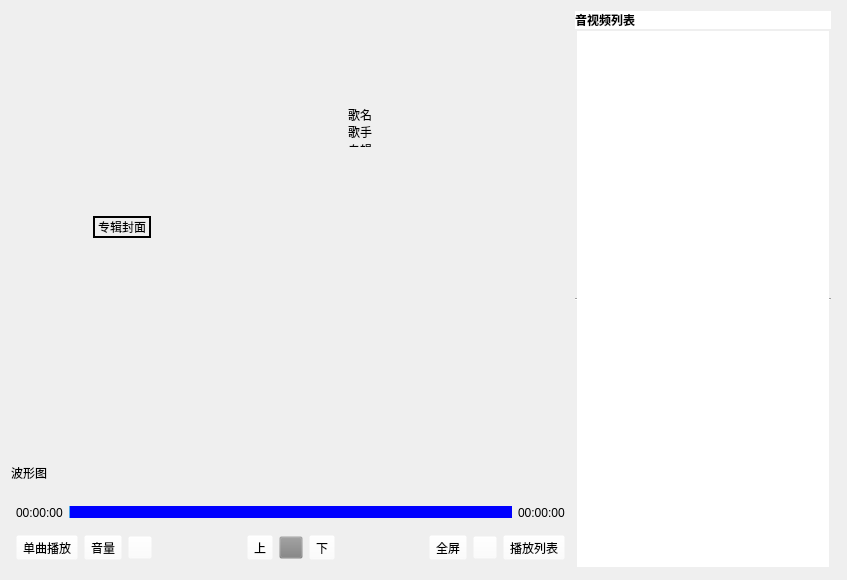
<?xml version="1.0" encoding="UTF-8"?>
<ui version="4.0">
 <class>MainWindow</class>
 <widget class="QMainWindow" name="MainWindow">
  <property name="geometry">
   <rect>
    <x>0</x>
    <y>0</y>
    <width>847</width>
    <height>580</height>
   </rect>
  </property>
  <property name="sizePolicy">
   <sizepolicy hsizetype="Fixed" vsizetype="Fixed">
    <horstretch>0</horstretch>
    <verstretch>0</verstretch>
   </sizepolicy>
  </property>
  <property name="minimumSize">
   <size>
    <width>847</width>
    <height>580</height>
   </size>
  </property>
  <property name="maximumSize">
   <size>
    <width>847</width>
    <height>580</height>
   </size>
  </property>
  <property name="mouseTracking">
   <bool>true</bool>
  </property>
  <property name="focusPolicy">
   <enum>Qt::StrongFocus</enum>
  </property>
  <property name="windowTitle">
   <string>MainWindow</string>
  </property>
  <property name="windowIcon">
   <iconset resource="images.qrc">
    <normaloff>:/images/logo.jpg</normaloff>:/images/logo.jpg</iconset>
  </property>
  <property name="iconSize">
   <size>
    <width>40</width>
    <height>40</height>
   </size>
  </property>
  <widget class="QWidget" name="centralwidget">
   <property name="mouseTracking">
    <bool>true</bool>
   </property>
   <property name="focusPolicy">
    <enum>Qt::StrongFocus</enum>
   </property>
   <layout class="QHBoxLayout" name="horizontalLayout_6">
    <property name="spacing">
     <number>0</number>
    </property>
    <property name="leftMargin">
     <number>11</number>
    </property>
    <property name="topMargin">
     <number>11</number>
    </property>
    <property name="rightMargin">
     <number>11</number>
    </property>
    <property name="bottomMargin">
     <number>11</number>
    </property>
    <item>
     <widget class="QWidget" name="MainWidget" native="true">
      <property name="mouseTracking">
       <bool>true</bool>
      </property>
      <property name="focusPolicy">
       <enum>Qt::StrongFocus</enum>
      </property>
      <layout class="QVBoxLayout" name="verticalLayout_2">
       <property name="spacing">
        <number>0</number>
       </property>
       <property name="leftMargin">
        <number>0</number>
       </property>
       <property name="topMargin">
        <number>0</number>
       </property>
       <property name="rightMargin">
        <number>0</number>
       </property>
       <property name="bottomMargin">
        <number>0</number>
       </property>
       <item>
        <widget class="QWidget" name="AudioWidget" native="true">
         <property name="mouseTracking">
          <bool>true</bool>
         </property>
         <layout class="QVBoxLayout" name="verticalLayout_5">
          <property name="spacing">
           <number>0</number>
          </property>
          <property name="leftMargin">
           <number>0</number>
          </property>
          <property name="topMargin">
           <number>0</number>
          </property>
          <property name="rightMargin">
           <number>0</number>
          </property>
          <property name="bottomMargin">
           <number>0</number>
          </property>
          <item>
           <widget class="QWidget" name="AudioShowWidget" native="true">
            <property name="mouseTracking">
             <bool>true</bool>
            </property>
            <layout class="QGridLayout" name="gridLayout">
             <property name="leftMargin">
              <number>0</number>
             </property>
             <property name="topMargin">
              <number>0</number>
             </property>
             <property name="rightMargin">
              <number>0</number>
             </property>
             <property name="bottomMargin">
              <number>0</number>
             </property>
             <property name="spacing">
              <number>0</number>
             </property>
             <item row="0" column="3">
              <spacer name="verticalSpacer">
               <property name="orientation">
                <enum>Qt::Vertical</enum>
               </property>
               <property name="sizeType">
                <enum>QSizePolicy::Expanding</enum>
               </property>
               <property name="sizeHint" stdset="0">
                <size>
                 <width>20</width>
                 <height>40</height>
                </size>
               </property>
              </spacer>
             </item>
             <item row="1" column="1">
              <widget class="QLabel" name="AlbumCoverLabel">
               <property name="sizePolicy">
                <sizepolicy hsizetype="Fixed" vsizetype="Fixed">
                 <horstretch>0</horstretch>
                 <verstretch>0</verstretch>
                </sizepolicy>
               </property>
               <property name="mouseTracking">
                <bool>true</bool>
               </property>
               <property name="frameShape">
                <enum>QFrame::WinPanel</enum>
               </property>
               <property name="text">
                <string>专辑封面</string>
               </property>
              </widget>
             </item>
             <item row="1" column="2">
              <spacer name="horizontalSpacer_4">
               <property name="orientation">
                <enum>Qt::Horizontal</enum>
               </property>
               <property name="sizeHint" stdset="0">
                <size>
                 <width>40</width>
                 <height>20</height>
                </size>
               </property>
              </spacer>
             </item>
             <item row="2" column="4">
              <spacer name="horizontalSpacer_5">
               <property name="orientation">
                <enum>Qt::Horizontal</enum>
               </property>
               <property name="sizeType">
                <enum>QSizePolicy::Expanding</enum>
               </property>
               <property name="sizeHint" stdset="0">
                <size>
                 <width>10</width>
                 <height>20</height>
                </size>
               </property>
              </spacer>
             </item>
             <item row="3" column="3">
              <spacer name="verticalSpacer_2">
               <property name="orientation">
                <enum>Qt::Vertical</enum>
               </property>
               <property name="sizeType">
                <enum>QSizePolicy::Expanding</enum>
               </property>
               <property name="sizeHint" stdset="0">
                <size>
                 <width>20</width>
                 <height>40</height>
                </size>
               </property>
              </spacer>
             </item>
             <item row="1" column="0">
              <spacer name="horizontalSpacer_3">
               <property name="orientation">
                <enum>Qt::Horizontal</enum>
               </property>
               <property name="sizeHint" stdset="0">
                <size>
                 <width>40</width>
                 <height>20</height>
                </size>
               </property>
              </spacer>
             </item>
             <item row="1" column="3">
              <widget class="QWidget" name="widget" native="true">
               <layout class="QVBoxLayout" name="verticalLayout_6">
                <property name="spacing">
                 <number>5</number>
                </property>
                <property name="leftMargin">
                 <number>0</number>
                </property>
                <property name="topMargin">
                 <number>0</number>
                </property>
                <property name="rightMargin">
                 <number>0</number>
                </property>
                <property name="bottomMargin">
                 <number>0</number>
                </property>
                <item>
                 <widget class="QLabel" name="AudioInfoLabel">
                  <property name="sizePolicy">
                   <sizepolicy hsizetype="Preferred" vsizetype="Expanding">
                    <horstretch>0</horstretch>
                    <verstretch>0</verstretch>
                   </sizepolicy>
                  </property>
                  <property name="styleSheet">
                   <string notr="true"/>
                  </property>
                  <property name="text">
                   <string>&lt;html&gt;&lt;head/&gt;&lt;body&gt;&lt;p style='line-height:30%'&gt;歌名&lt;/p&gt;&lt;p style='line-height:30%'&gt;歌手&lt;/p&gt;&lt;p style='line-height:30%'&gt;专辑&lt;/p&gt;&lt;/body&gt;&lt;/html&gt;</string>
                  </property>
                  <property name="alignment">
                   <set>Qt::AlignCenter</set>
                  </property>
                 </widget>
                </item>
                <item>
                 <spacer name="verticalSpacer_3">
                  <property name="orientation">
                   <enum>Qt::Vertical</enum>
                  </property>
                  <property name="sizeType">
                   <enum>QSizePolicy::Fixed</enum>
                  </property>
                  <property name="sizeHint" stdset="0">
                   <size>
                    <width>20</width>
                    <height>5</height>
                   </size>
                  </property>
                 </spacer>
                </item>
                <item>
                 <widget class="QListWidget" name="LRCWidget">
                  <property name="sizePolicy">
                   <sizepolicy hsizetype="Expanding" vsizetype="Expanding">
                    <horstretch>0</horstretch>
                    <verstretch>0</verstretch>
                   </sizepolicy>
                  </property>
                  <property name="mouseTracking">
                   <bool>true</bool>
                  </property>
                  <property name="styleSheet">
                   <string notr="true">background-color:transparent;
font: 700 11pt &quot;Microsoft YaHei&quot;;
margin:7px 7px;</string>
                  </property>
                  <property name="frameShape">
                   <enum>QFrame::NoFrame</enum>
                  </property>
                  <property name="wordWrap">
                   <bool>true</bool>
                  </property>
                  <item>
                   <property name="text">
                    <string/>
                   </property>
                   <property name="textAlignment">
                    <set>AlignCenter</set>
                   </property>
                  </item>
                 </widget>
                </item>
               </layout>
              </widget>
             </item>
            </layout>
           </widget>
          </item>
          <item>
           <widget class="QLabel" name="WaveLabel">
            <property name="sizePolicy">
             <sizepolicy hsizetype="Preferred" vsizetype="Preferred">
              <horstretch>0</horstretch>
              <verstretch>0</verstretch>
             </sizepolicy>
            </property>
            <property name="minimumSize">
             <size>
              <width>0</width>
              <height>0</height>
             </size>
            </property>
            <property name="frameShape">
             <enum>QFrame::NoFrame</enum>
            </property>
            <property name="text">
             <string>波形图</string>
            </property>
            <property name="alignment">
             <set>Qt::AlignLeading|Qt::AlignLeft|Qt::AlignVCenter</set>
            </property>
           </widget>
          </item>
         </layout>
        </widget>
       </item>
       <item>
        <widget class="QLabel" name="VideoScreenLabel">
         <property name="enabled">
          <bool>true</bool>
         </property>
         <property name="sizePolicy">
          <sizepolicy hsizetype="Minimum" vsizetype="Preferred">
           <horstretch>0</horstretch>
           <verstretch>0</verstretch>
          </sizepolicy>
         </property>
         <property name="mouseTracking">
          <bool>true</bool>
         </property>
         <property name="focusPolicy">
          <enum>Qt::StrongFocus</enum>
         </property>
         <property name="frameShape">
          <enum>QFrame::NoFrame</enum>
         </property>
         <property name="frameShadow">
          <enum>QFrame::Plain</enum>
         </property>
         <property name="lineWidth">
          <number>1</number>
         </property>
         <property name="text">
          <string/>
         </property>
         <property name="alignment">
          <set>Qt::AlignCenter</set>
         </property>
         <property name="margin">
          <number>0</number>
         </property>
        </widget>
       </item>
       <item>
        <widget class="QWidget" name="FunctionWidget" native="true">
         <property name="sizePolicy">
          <sizepolicy hsizetype="Preferred" vsizetype="Fixed">
           <horstretch>0</horstretch>
           <verstretch>0</verstretch>
          </sizepolicy>
         </property>
         <property name="mouseTracking">
          <bool>true</bool>
         </property>
         <layout class="QVBoxLayout" name="verticalLayout_3">
          <property name="leftMargin">
           <number>0</number>
          </property>
          <property name="topMargin">
           <number>0</number>
          </property>
          <property name="rightMargin">
           <number>0</number>
          </property>
          <property name="bottomMargin">
           <number>0</number>
          </property>
          <item>
           <widget class="QWidget" name="ProcessWidget" native="true">
            <property name="sizePolicy">
             <sizepolicy hsizetype="Preferred" vsizetype="Fixed">
              <horstretch>0</horstretch>
              <verstretch>0</verstretch>
             </sizepolicy>
            </property>
            <property name="mouseTracking">
             <bool>true</bool>
            </property>
            <layout class="QHBoxLayout" name="horizontalLayout_3">
             <property name="leftMargin">
              <number>5</number>
             </property>
             <property name="rightMargin">
              <number>5</number>
             </property>
             <property name="bottomMargin">
              <number>0</number>
             </property>
             <item>
              <widget class="QLabel" name="CurrentTimeLabel">
               <property name="text">
                <string>00:00:00</string>
               </property>
              </widget>
             </item>
             <item>
              <widget class="PlayerSlider" name="ProgressSlider">
               <property name="mouseTracking">
                <bool>true</bool>
               </property>
               <property name="styleSheet">
                <string notr="true">QSlider::groove:horizontal{ 
		height: 12px; 
		left: 0px; 
		right: 0px; 
		border:0px;    //指定无边框
	    border-radius:6px;    //指定圆角
		background:rgba(0,0,0,50);
 } 
 //滑块的美化
 QSlider::handle:horizontal{ 
		width:  50px; 
		height: 50px; 
		margin-top: -20px; 
		margin-left: 0px; 
		margin-bottom: -20px; 
		margin-right: 0px; 
 		border-image:url(:/res/images/setting_slider_handle.png);
} 
//已滑过的进度美化
QSlider::sub-page:horizontal{
	   background:rgba(80,166,234,1);
}
QSlider::sub-page:horizontal{
	   background:rgba(80,166,234,1);
}
QSlider::add-page:horizontal
{
background: rgb(0,0,255);
}</string>
               </property>
               <property name="orientation">
                <enum>Qt::Horizontal</enum>
               </property>
              </widget>
             </item>
             <item>
              <widget class="QLabel" name="TotalTimeLabel">
               <property name="text">
                <string>00:00:00</string>
               </property>
              </widget>
             </item>
            </layout>
           </widget>
          </item>
          <item>
           <widget class="QWidget" name="ButtonWidget" native="true">
            <property name="sizePolicy">
             <sizepolicy hsizetype="Preferred" vsizetype="Fixed">
              <horstretch>0</horstretch>
              <verstretch>0</verstretch>
             </sizepolicy>
            </property>
            <property name="mouseTracking">
             <bool>true</bool>
            </property>
            <layout class="QHBoxLayout" name="horizontalLayout_5">
             <property name="leftMargin">
              <number>5</number>
             </property>
             <property name="topMargin">
              <number>0</number>
             </property>
             <property name="rightMargin">
              <number>5</number>
             </property>
             <property name="bottomMargin">
              <number>0</number>
             </property>
             <item>
              <widget class="QWidget" name="ModeWidget" native="true">
               <property name="sizePolicy">
                <sizepolicy hsizetype="Fixed" vsizetype="Fixed">
                 <horstretch>0</horstretch>
                 <verstretch>0</verstretch>
                </sizepolicy>
               </property>
               <property name="mouseTracking">
                <bool>true</bool>
               </property>
               <layout class="QHBoxLayout" name="horizontalLayout_4">
                <property name="leftMargin">
                 <number>0</number>
                </property>
                <item>
                 <widget class="ChangeButtonColor" name="ModeButton">
                  <property name="mouseTracking">
                   <bool>true</bool>
                  </property>
                  <property name="styleSheet">
                   <string notr="true">background-color: rgba(255, 255, 255, 0);</string>
                  </property>
                  <property name="text">
                   <string>单曲播放</string>
                  </property>
                  <property name="icon">
                   <iconset resource="images.qrc">
                    <normaloff>:/images/PlaySingle.png</normaloff>:/images/PlaySingle.png</iconset>
                  </property>
                 </widget>
                </item>
                <item>
                 <widget class="ChangeButtonColor" name="VoiceButton">
                  <property name="mouseTracking">
                   <bool>true</bool>
                  </property>
                  <property name="styleSheet">
                   <string notr="true">background-color: rgba(255, 255, 255, 0);</string>
                  </property>
                  <property name="text">
                   <string>音量</string>
                  </property>
                  <property name="icon">
                   <iconset resource="images.qrc">
                    <normaloff>:/images/Voice.png</normaloff>:/images/Voice.png</iconset>
                  </property>
                 </widget>
                </item>
                <item>
                 <widget class="ChangeButtonColor" name="SetButton">
                  <property name="mouseTracking">
                   <bool>true</bool>
                  </property>
                  <property name="styleSheet">
                   <string notr="true">background-color: rgba(255, 255, 255, 0);</string>
                  </property>
                  <property name="text">
                   <string/>
                  </property>
                  <property name="icon">
                   <iconset resource="images.qrc">
                    <normaloff>:/images/Set.png</normaloff>:/images/Set.png</iconset>
                  </property>
                 </widget>
                </item>
               </layout>
              </widget>
             </item>
             <item>
              <spacer name="horizontalSpacer">
               <property name="orientation">
                <enum>Qt::Horizontal</enum>
               </property>
               <property name="sizeHint" stdset="0">
                <size>
                 <width>40</width>
                 <height>20</height>
                </size>
               </property>
              </spacer>
             </item>
             <item>
              <widget class="QWidget" name="PlayWidget" native="true">
               <property name="sizePolicy">
                <sizepolicy hsizetype="Fixed" vsizetype="Fixed">
                 <horstretch>0</horstretch>
                 <verstretch>0</verstretch>
                </sizepolicy>
               </property>
               <property name="mouseTracking">
                <bool>true</bool>
               </property>
               <layout class="QHBoxLayout" name="horizontalLayout">
                <item>
                 <widget class="ChangeButtonColor" name="LastVedioButton">
                  <property name="mouseTracking">
                   <bool>true</bool>
                  </property>
                  <property name="styleSheet">
                   <string notr="true">background-color: rgba(255, 255, 255, 0);</string>
                  </property>
                  <property name="text">
                   <string>上</string>
                  </property>
                  <property name="icon">
                   <iconset resource="images.qrc">
                    <normaloff>:/images/Next.png</normaloff>:/images/Next.png</iconset>
                  </property>
                 </widget>
                </item>
                <item>
                 <widget class="ChangeButtonColor" name="PlayButton">
                  <property name="mouseTracking">
                   <bool>true</bool>
                  </property>
                  <property name="styleSheet">
                   <string notr="true">background-color: rgba(128, 128, 128, 0);</string>
                  </property>
                  <property name="text">
                   <string/>
                  </property>
                  <property name="icon">
                   <iconset resource="images.qrc">
                    <normaloff>:/images/Play.png</normaloff>:/images/Play.png</iconset>
                  </property>
                  <property name="checkable">
                   <bool>false</bool>
                  </property>
                  <property name="popupMode">
                   <enum>QToolButton::DelayedPopup</enum>
                  </property>
                 </widget>
                </item>
                <item>
                 <widget class="ChangeButtonColor" name="NextVedioButton">
                  <property name="mouseTracking">
                   <bool>true</bool>
                  </property>
                  <property name="styleSheet">
                   <string notr="true">background-color: rgba(255, 255, 255, 0);</string>
                  </property>
                  <property name="text">
                   <string>下</string>
                  </property>
                  <property name="icon">
                   <iconset resource="images.qrc">
                    <normaloff>:/images/Last.png</normaloff>:/images/Last.png</iconset>
                  </property>
                 </widget>
                </item>
               </layout>
              </widget>
             </item>
             <item>
              <spacer name="horizontalSpacer_2">
               <property name="orientation">
                <enum>Qt::Horizontal</enum>
               </property>
               <property name="sizeHint" stdset="0">
                <size>
                 <width>40</width>
                 <height>20</height>
                </size>
               </property>
              </spacer>
             </item>
             <item>
              <widget class="QWidget" name="ControlWidget" native="true">
               <property name="sizePolicy">
                <sizepolicy hsizetype="Fixed" vsizetype="Fixed">
                 <horstretch>0</horstretch>
                 <verstretch>0</verstretch>
                </sizepolicy>
               </property>
               <property name="mouseTracking">
                <bool>true</bool>
               </property>
               <layout class="QHBoxLayout" name="horizontalLayout_2">
                <property name="rightMargin">
                 <number>0</number>
                </property>
                <item>
                 <widget class="ChangeButtonColor" name="FullScreenButton">
                  <property name="mouseTracking">
                   <bool>true</bool>
                  </property>
                  <property name="styleSheet">
                   <string notr="true">background-color: rgba(255, 255, 255, 0);</string>
                  </property>
                  <property name="text">
                   <string>全屏</string>
                  </property>
                  <property name="icon">
                   <iconset resource="images.qrc">
                    <normaloff>:/images/FullScreen.png</normaloff>:/images/FullScreen.png</iconset>
                  </property>
                 </widget>
                </item>
                <item>
                 <widget class="ChangeButtonColor" name="AddButton">
                  <property name="mouseTracking">
                   <bool>true</bool>
                  </property>
                  <property name="styleSheet">
                   <string notr="true">background-color: rgba(255, 255, 255, 0);</string>
                  </property>
                  <property name="text">
                   <string/>
                  </property>
                  <property name="icon">
                   <iconset resource="images.qrc">
                    <normaloff>:/images/Plus.png</normaloff>:/images/Plus.png</iconset>
                  </property>
                 </widget>
                </item>
                <item>
                 <widget class="ChangeButtonColor" name="PlayListButton">
                  <property name="mouseTracking">
                   <bool>true</bool>
                  </property>
                  <property name="styleSheet">
                   <string notr="true">background-color: rgba(255, 255, 255, 0);</string>
                  </property>
                  <property name="text">
                   <string>播放列表</string>
                  </property>
                  <property name="icon">
                   <iconset resource="images.qrc">
                    <normaloff>:/images/PlayList.png</normaloff>:/images/PlayList.png</iconset>
                  </property>
                 </widget>
                </item>
               </layout>
              </widget>
             </item>
            </layout>
           </widget>
          </item>
         </layout>
        </widget>
       </item>
      </layout>
     </widget>
    </item>
    <item>
     <widget class="QWidget" name="PlayListWidget" native="true">
      <property name="enabled">
       <bool>true</bool>
      </property>
      <property name="sizePolicy">
       <sizepolicy hsizetype="Preferred" vsizetype="Preferred">
        <horstretch>0</horstretch>
        <verstretch>0</verstretch>
       </sizepolicy>
      </property>
      <property name="mouseTracking">
       <bool>true</bool>
      </property>
      <layout class="QVBoxLayout" name="verticalLayout">
       <property name="spacing">
        <number>0</number>
       </property>
       <property name="leftMargin">
        <number>5</number>
       </property>
       <property name="topMargin">
        <number>0</number>
       </property>
       <property name="rightMargin">
        <number>5</number>
       </property>
       <property name="bottomMargin">
        <number>0</number>
       </property>
       <item>
        <widget class="QScrollArea" name="ScrollArea">
         <property name="sizePolicy">
          <sizepolicy hsizetype="Fixed" vsizetype="Expanding">
           <horstretch>0</horstretch>
           <verstretch>0</verstretch>
          </sizepolicy>
         </property>
         <property name="mouseTracking">
          <bool>true</bool>
         </property>
         <property name="frameShape">
          <enum>QFrame::NoFrame</enum>
         </property>
         <property name="frameShadow">
          <enum>QFrame::Plain</enum>
         </property>
         <property name="lineWidth">
          <number>1</number>
         </property>
         <property name="widgetResizable">
          <bool>true</bool>
         </property>
         <widget class="QWidget" name="ScrollAreaWidgetContents">
          <property name="geometry">
           <rect>
            <x>0</x>
            <y>0</y>
            <width>256</width>
            <height>558</height>
           </rect>
          </property>
          <property name="mouseTracking">
           <bool>true</bool>
          </property>
          <layout class="QVBoxLayout" name="verticalLayout_4">
           <property name="spacing">
            <number>0</number>
           </property>
           <property name="leftMargin">
            <number>0</number>
           </property>
           <property name="topMargin">
            <number>0</number>
           </property>
           <property name="rightMargin">
            <number>0</number>
           </property>
           <property name="bottomMargin">
            <number>0</number>
           </property>
           <item>
            <widget class="QLabel" name="PlayListLabel">
             <property name="styleSheet">
              <string notr="true">QLabel
{
	background-color: #ffffff;
	font: 25 10pt &quot;Microsoft YaHei&quot;;
	font-weight:bold;
}
</string>
             </property>
             <property name="text">
              <string>音视频列表</string>
             </property>
             <property name="alignment">
              <set>Qt::AlignLeading|Qt::AlignLeft|Qt::AlignVCenter</set>
             </property>
            </widget>
           </item>
           <item>
            <widget class="MyListWidget" name="ListWidget">
             <property name="sizePolicy">
              <sizepolicy hsizetype="Preferred" vsizetype="Expanding">
               <horstretch>0</horstretch>
               <verstretch>0</verstretch>
              </sizepolicy>
             </property>
             <property name="minimumSize">
              <size>
               <width>100</width>
               <height>0</height>
              </size>
             </property>
             <property name="mouseTracking">
              <bool>true</bool>
             </property>
             <property name="focusPolicy">
              <enum>Qt::StrongFocus</enum>
             </property>
             <property name="styleSheet">
              <string notr="true">QListWidget::item {
    height: 50px;
}

QListWidget {
	font: 12 11pt &quot;Microsoft YaHei&quot;;
}</string>
             </property>
             <property name="frameShape">
              <enum>QFrame::HLine</enum>
             </property>
             <property name="dragDropMode">
              <enum>QAbstractItemView::InternalMove</enum>
             </property>
             <property name="selectionMode">
              <enum>QAbstractItemView::ExtendedSelection</enum>
             </property>
             <property name="movement">
              <enum>QListView::Free</enum>
             </property>
            </widget>
           </item>
          </layout>
         </widget>
        </widget>
       </item>
      </layout>
     </widget>
    </item>
   </layout>
  </widget>
 </widget>
 <customwidgets>
  <customwidget>
   <class>ChangeButtonColor</class>
   <extends>QToolButton</extends>
   <header location="global">changebuttoncolor.h</header>
  </customwidget>
  <customwidget>
   <class>PlayerSlider</class>
   <extends>QSlider</extends>
   <header location="global">playerslider.h</header>
  </customwidget>
  <customwidget>
   <class>MyListWidget</class>
   <extends>QListWidget</extends>
   <header location="global">mylistwidget.h</header>
  </customwidget>
 </customwidgets>
 <resources>
  <include location="images.qrc"/>
 </resources>
 <connections/>
</ui>
